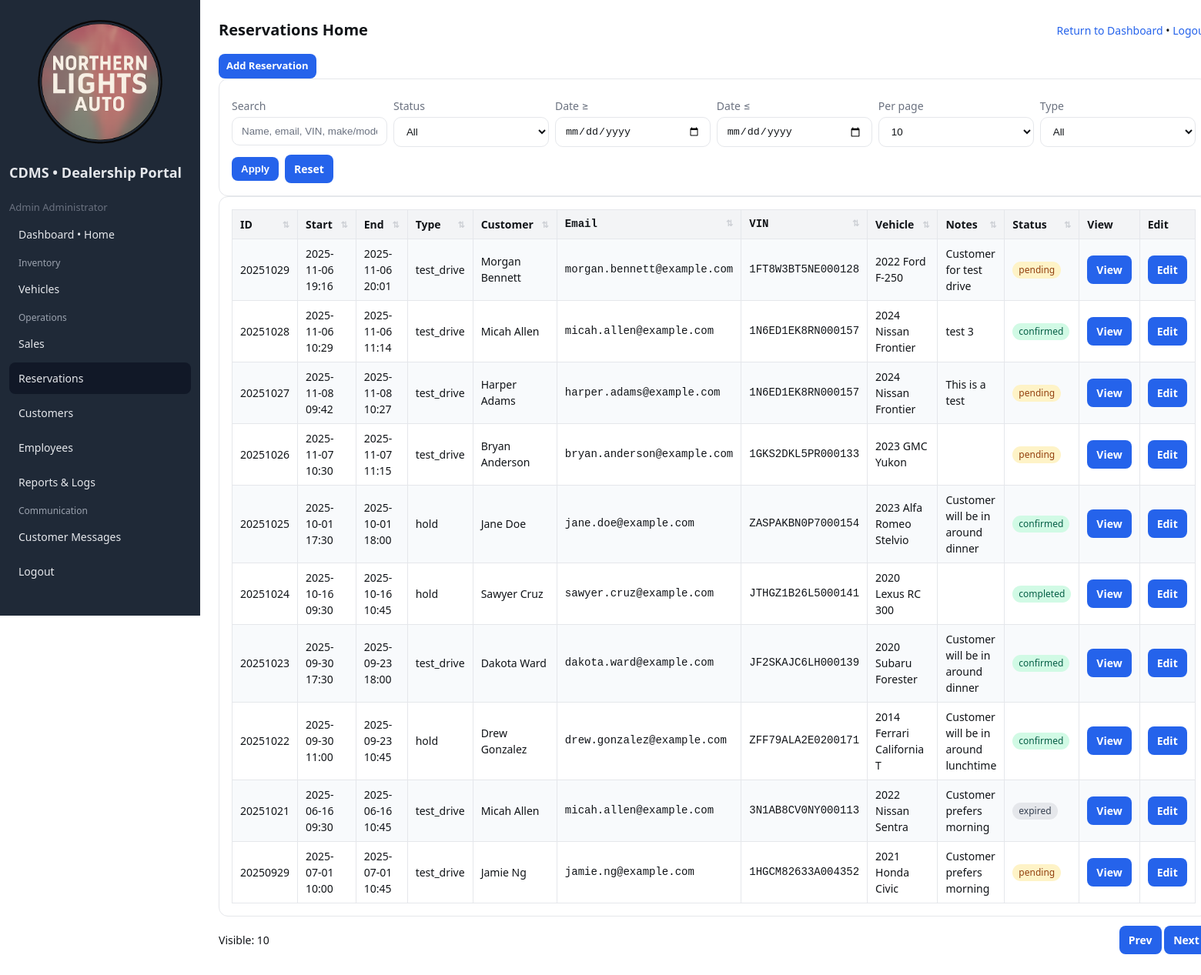
/public/reservations.php (signed in), run on an earlier commit of the app's database.
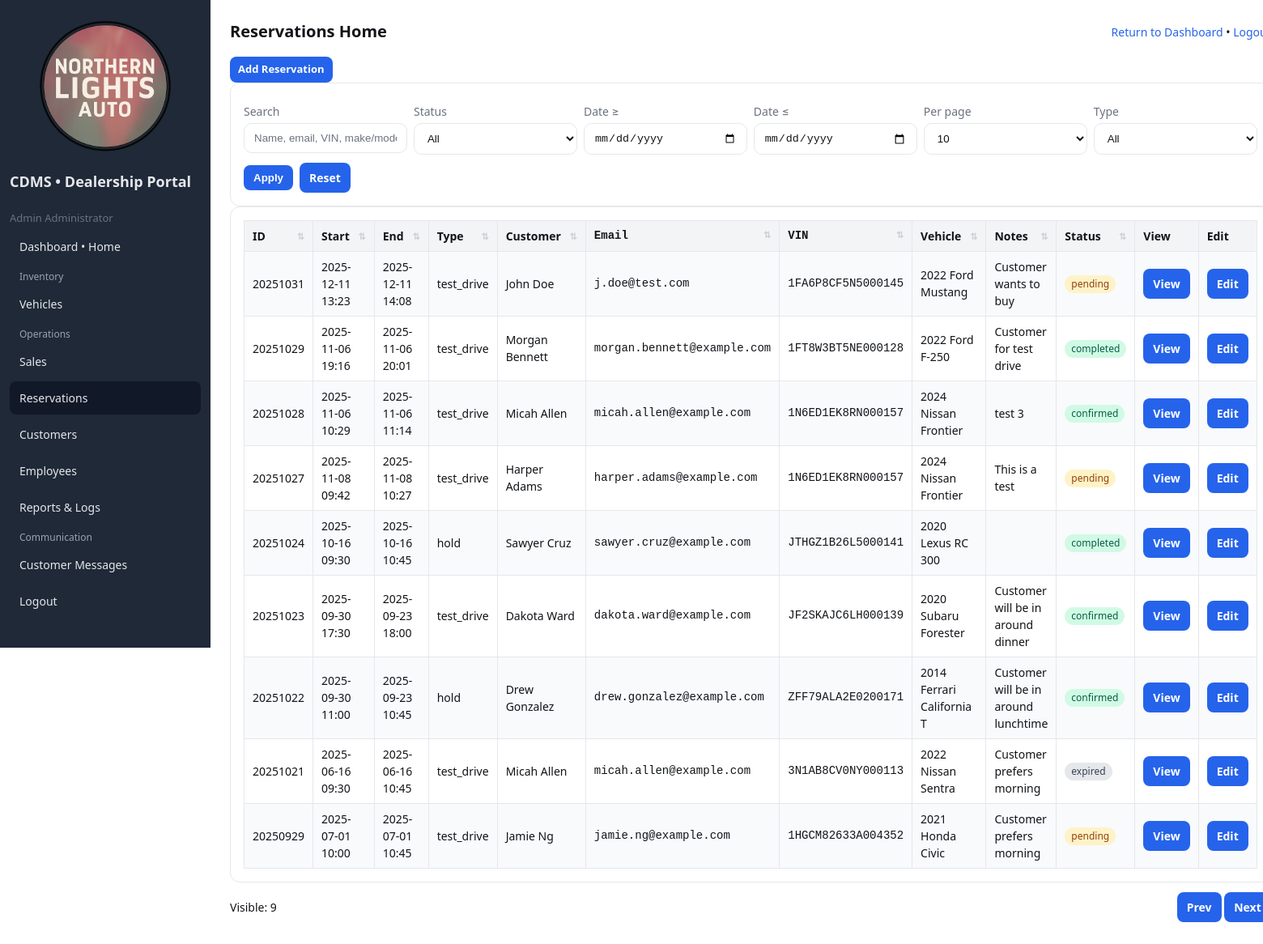
And on a later commit of the database.
### tables this page shows
CREATE TABLE `reservations` (
  `reservation_id` int(11) NOT NULL,
  `vehicle_id` int(11) NOT NULL,
  `customer_id` int(11) NOT NULL,
  `created_by_employee_id` int(11) DEFAULT NULL,
  `type` enum('test_drive','hold') NOT NULL DEFAULT 'test_drive',
  `start_datetime` datetime NOT NULL,
  `end_datetime` datetime NOT NULL,
  `status` enum('pending','confirmed','completed','canceled','expired') NOT NULL DEFAULT 'pending',
  `notes` varchar(500) DEFAULT NULL,
  `created_at` timestamp NOT NULL DEFAULT current_timestamp(),
  `updated_at` timestamp NOT NULL DEFAULT current_timestamp() ON UPDATE current_timestamp()
);

CREATE TABLE `customers` (
  `customer_id` int(11) NOT NULL,
  `first_name` varchar(50) NOT NULL,
  `last_name` varchar(50) NOT NULL,
  `email` varchar(120) NOT NULL,
  `phone` varchar(30) DEFAULT NULL,
  `address_line1` varchar(120) DEFAULT NULL,
  `address_line2` varchar(120) DEFAULT NULL,
  `city` varchar(80) DEFAULT NULL,
  `state_province` varchar(80) DEFAULT NULL,
  `postal_code` varchar(20) DEFAULT NULL,
  `created_at` timestamp NOT NULL DEFAULT current_timestamp(),
  `updated_at` timestamp NOT NULL DEFAULT current_timestamp() ON UPDATE current_timestamp(),
  `password_hash` varchar(255) DEFAULT NULL
);

CREATE TABLE `vehicles` (
  `vehicle_id` int(11) NOT NULL,
  `vin` char(17) NOT NULL,
  `make` varchar(50) NOT NULL,
  `model` varchar(50) NOT NULL,
  `trim` varchar(50) DEFAULT NULL,
  `model_year` year(4) NOT NULL,
  `color` varchar(40) DEFAULT NULL,
  `body_style` varchar(40) DEFAULT NULL,
  `transmission` varchar(40) DEFAULT NULL,
  `fuel_type` varchar(40) DEFAULT NULL,
  `mileage` int(11) DEFAULT 0,
  `price` decimal(10,2) NOT NULL,
  `image_url` varchar(255) DEFAULT NULL,
  `status` enum('available','reserved','sold') NOT NULL DEFAULT 'available',
  `image_filename` varchar(255) DEFAULT NULL,
  `location` varchar(80) DEFAULT NULL,
  `listed_at` date NOT NULL DEFAULT curdate(),
  `created_at` timestamp NOT NULL DEFAULT current_timestamp(),
  `updated_at` timestamp NOT NULL DEFAULT current_timestamp() ON UPDATE current_timestamp()
);

### lib/helpers.php (called while the page is built, shortened)
<?php
function e($string)
{
    return htmlspecialchars($string, ENT_QUOTES, 'UTF-8');
}

### public/reservations.php (the view, shortened to what the changed rows need)
<?php
require_once __DIR__ . '/../lib/helpers.php';
$pdo = DB::conn();
$rows = $pdo->query("
    SELECT
        r.reservation_id,
        r.type,
        r.start_datetime,
        r.end_datetime,
        r.status,
        r.notes,
        c.first_name, c.last_name, c.email,
        v.vin, v.make, v.model, v.model_year
    FROM reservations r
    LEFT JOIN customers c ON c.customer_id = r.customer_id
    LEFT JOIN vehicles  v ON v.vehicle_id  = r.vehicle_id
    ORDER BY r.reservation_id DESC
")->fetchAll();
?>
<!doctype html>
<html>
<head>
    <?php include __DIR__ . '/../includes/header.php'; ?>
</head>
<body class="page-reservations">
    <div class="layout">
        <div class="content">
            <div class="card scrollable">
                <table id="reservationsTable" class="table">
                    <thead>
                        <tr>
                            <th data-sort>ID</th>
                            <th data-sort>Start</th>
                            <th data-sort>End</th>
                            <th data-sort>Type</th>
                            <th data-sort>Customer</th>
                            <th data-sort class="mono">Email</th>
                            <th data-sort class="mono">VIN</th>
                            <th data-sort>Vehicle</th>
                            <th data-sort>Notes</th></th>
                            <th data-sort>Status</th>
                            <th>View</th>
                            <th>Edit</th>
                        </tr>
                    </thead>
                    <tbody>
                        <?php foreach ($rows as $r): ?>
                            <?php
                            $start = $r['start_datetime'] ? date('Y-m-d H:i', strtotime($r['start_datetime'])) : '';
                            $end   = $r['end_datetime']   ? date('Y-m-d H:i', strtotime($r['end_datetime']))   : '';
                            $cust  = trim(($r['first_name'] ?? '') . ' ' . ($r['last_name'] ?? ''));
                            $veh   = trim(($r['model_year'] ? $r['model_year'] . ' ' : '') . ($r['make'] ?? '') . ' ' . ($r['model'] ?? ''));
                            $statusText = $r['status'] ?? '';
                            $statusCls  = in_array($statusText, ['confirmed', 'completed'], true) ? 'ok'
                                : (in_array($statusText, ['canceled', 'expired'], true) ? 'muted' : 'warn');
                            ?>
                            <tr>
                                <td><?= (int)$r['reservation_id'] ?></td>
                                <td><?= e($start) ?></td>
                                <td><?= e($end) ?></td>
                                <td><?= e($r['type'] ?? '') ?></td>
                                <td><?= e($cust) ?></td>
                                <td class="mono"><?= e($r['email'] ?? '') ?></td>
                                <td class="mono"><?= e($r['vin'] ?? '') ?></td>
                                <td><?= e($veh) ?></td>
                                <td><?= e($r['notes'] ?? '') ?></td>
                                <td><span class="badge <?= $statusCls ?>"><?= e($statusText) ?></span></td>
                                <td><a class="btn" href="reservation_view.php?id=<?= (int)$r['reservation_id'] ?>">View</a></td>
                                <td><a class="btn secondary" href="reservation_edit.php?id=<?= (int)$r['reservation_id'] ?>">Edit</a></td>
                            </tr>
                        <?php endforeach; ?>
                    </tbody>
                </table>
            </div>
            <div class="header mt-12">
                <div class="muted" id="metaLbl"></div>
                <div>
                    <a class="btn secondary" href="#" id="prevBtn">Prev</a>
                    <a class="btn secondary" href="#" id="nextBtn">Next</a>
                </div>
            </div>
        </div>
    </div>
</body>
</html>

What changed in the data, as far as the page shows it:
removed reservations: reservation_id "20251026", start_datetime "2025-11-07 10:30", end_datetime "2025-11-07 11:15", type "test_drive", customer.last_name "Bryan Anderson", customer.email "bryan.anderson@example.com", vehicle.vin "1GKS2DKL5PR000133", vehicle.model "2023 GMC Yukon", status "pending"
removed reservations: reservation_id "20251025", start_datetime "2025-10-01 17:30", end_datetime "2025-10-01 18:00", type "hold", customer.last_name "Jane Doe", customer.email "jane.doe@example.com", vehicle.vin "ZASPAKBN0P7000154", vehicle.model "2023 Alfa Romeo Stelvio", notes "Customer will be in around dinner", status "confirmed"
added reservations: reservation_id "20251031", start_datetime "2025-12-11 13:23", end_datetime "2025-12-11 14:08", type "test_drive", customer.last_name "John Doe", customer.email "j.doe@test.com", vehicle.vin "1FA6P8CF5N5000145", vehicle.model "2022 Ford Mustang", notes "Customer wants to buy", status "pending"
changed reservations "Customer for test drive": status "pending" → "completed"
Also different on the page:
text written by a page script: "Visible: 10" → "Visible: 9"
